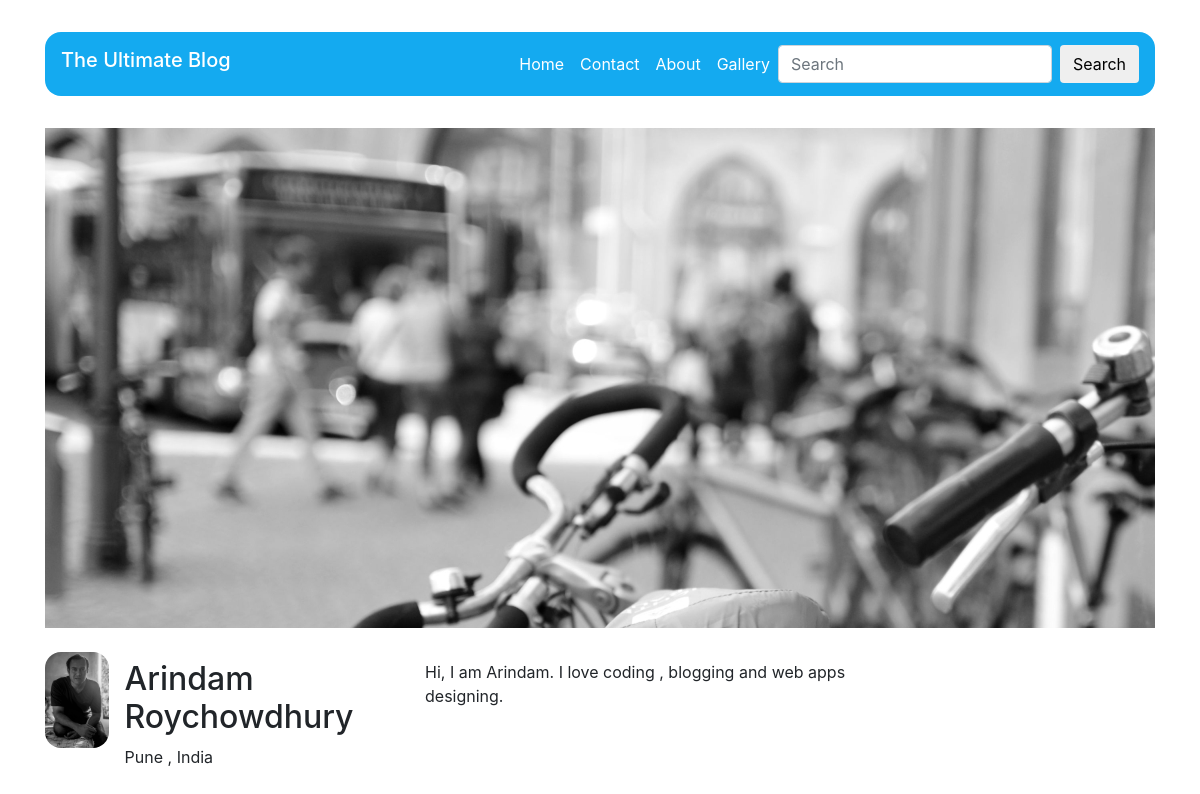
The app's page /, older data.
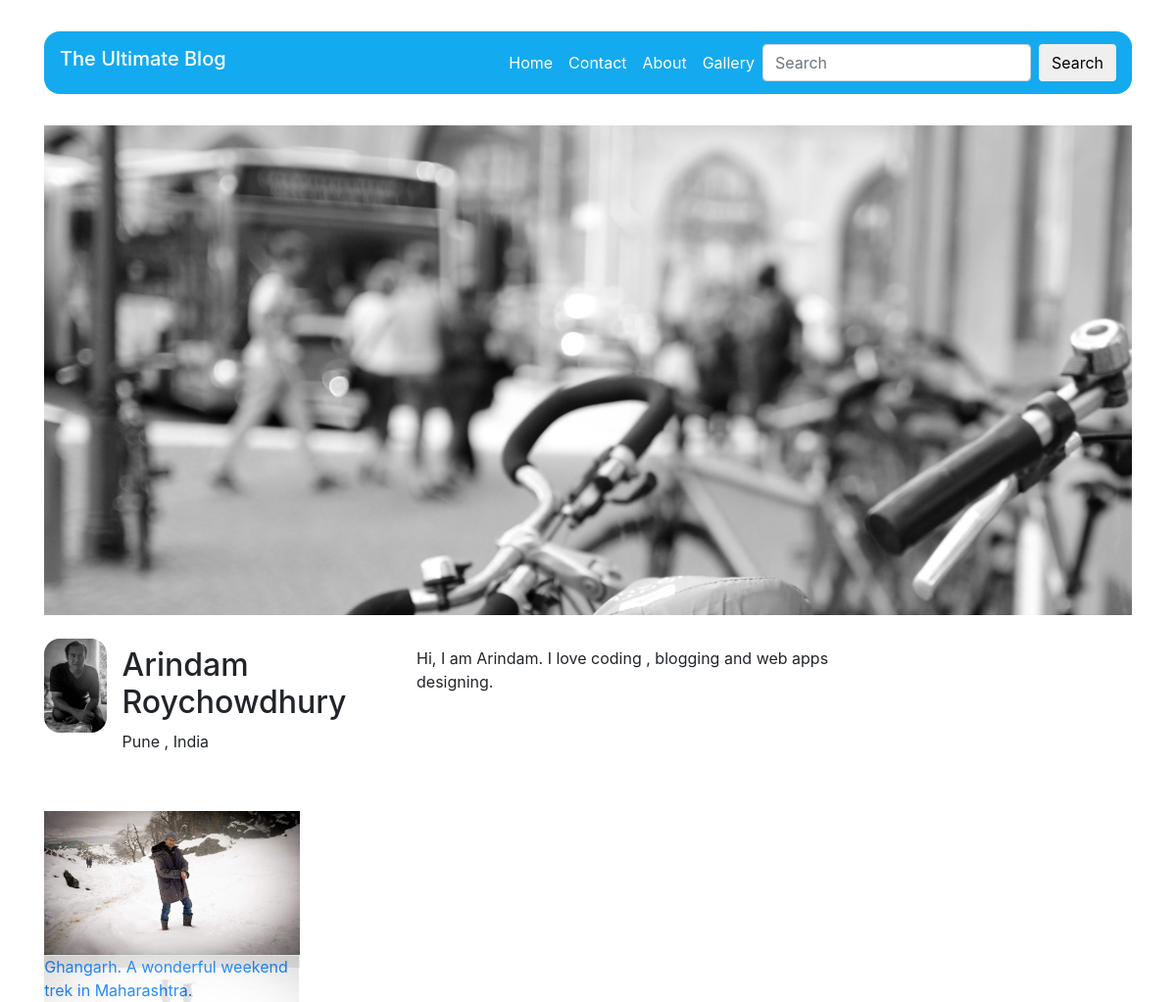
The same page, newer data.
### blog/models.py (models this page shows, shortened)
class Post(models.Model):
	author = models.ForeignKey('auth.User', on_delete=models.CASCADE)
	title = models.CharField(max_length=200)
	text = RichTextField()
	created_date = models.DateTimeField(default=timezone.now)
	published_date = models.DateTimeField(blank=True, null=True)
	published = models.BooleanField(default=False)
	likes = models.PositiveIntegerField(default=0)
	favourite = models.BooleanField(default=False)
	tags = models.ManyToManyField(Tag, blank=True)
	def __str__(self):
		return self.title

### blog/views.py (the view)
# urls.py: 2. Add a URL to urlpatterns:  url(r'^$', views.home, name='home')
def home(request):
    fav_posts = get_favourites()
    print fav_posts
    return render(request, 'blog/home_new.html', {'fav_posts':fav_posts})

### blog/views.py (called while the page is built)
def get_favourites():
    return models.Post.objects.filter(published=True, favourite=True)

### blog/templates/blog/home_new.html (shortened to what this page needs)
{% extends 'blog/base.html' %}
{% block content %}
	<section id="featured" class="carousel slide" data-ride="carousel">
		<div class="carousel-inner">
	        <div class="carousel-item active">
			    <img src="media/Ravensberg_germany.jpg">
		    </div>
		</div>
	</section>
	<section class="row">
		<div class="col-lg-4 profile-info">
			<img class="float-left" src="media/Profile_Me.jpg" alt="Me in Photo">
			<h2>Arindam Roychowdhury</h2>
			<p>Pune , India</p>
		</div>
		<div class="col-lg-5">
			<p>Hi, I am Arindam. I love coding , blogging and web apps designing.</p>
		</div>
	</section>
	<section class="gallery d-flex flex-wrap">
		{% for post in fav_posts %}
			<a href="{% url 'post_details' post.pk %}"><img src="media/Me_Kashmir.jpg">{{ post.title }}</a>
		{% endfor %}
	</section>
{% endblock %}

Row changes from the older to the newer data that the page shows:
now on this page (row edited): Post: title "Ghangarh. A wonderful weekend trek in Maharashtra."
